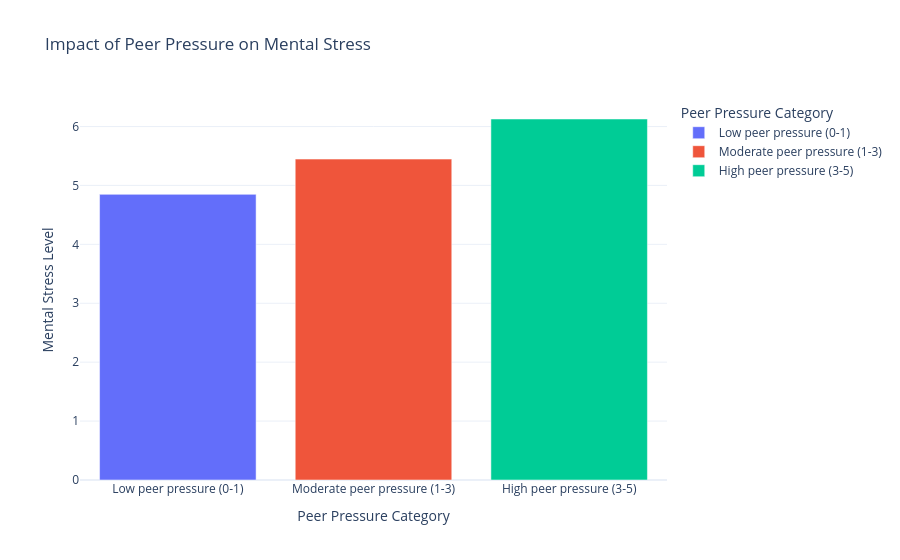

The cell this chart's notebook holds for it:
### Code cell
peer_pressure_mentalstress_level_fig=px.bar(peer_pressure_mentalstress_level.reset_index(), x='Peer Pressure Category', y='Mental Stress Level',color='Peer Pressure Category', title='Impact of Peer Pressure on Mental Stress', template='plotly_white')
peer_pressure_mentalstress_level_fig.show()
#higher peer pressure increases mental stress

### Figure 1 — Plotly figure (JSON) as saved in the notebook; plotly's stock layout.template omitted (floating-point values rounded to 4 significant figures)
{"data": [{"alignmentgroup": "True", "hovertemplate": "Peer Pressure Category=%{x}<br>Mental Stress Level=%{y}<extra></extra>", "legendgroup": "Low peer pressure (0-1)", "marker": {"color": "#636efa", "pattern": {"shape": ""}}, "name": "Low peer pressure (0-1)", "offsetgroup": "Low peer pressure (0-1)", "orientation": "v", "showlegend": true, "textposition": "auto", "type": "bar", "x": ["Low peer pressure (0-1)"], "xaxis": "x", "y": [4.849], "yaxis": "y"}, {"alignmentgroup": "True", "hovertemplate": "Peer Pressure Category=%{x}<br>Mental Stress Level=%{y}<extra></extra>", "legendgroup": "Moderate peer pressure (1-3)", "marker": {"color": "#EF553B", "pattern": {"shape": ""}}, "name": "Moderate peer pressure (1-3)", "offsetgroup": "Moderate peer pressure (1-3)", "orientation": "v", "showlegend": true, "textposition": "auto", "type": "bar", "x": ["Moderate peer pressure (1-3)"], "xaxis": "x", "y": [5.447], "yaxis": "y"}, {"alignmentgroup": "True", "hovertemplate": "Peer Pressure Category=%{x}<br>Mental Stress Level=%{y}<extra></extra>", "legendgroup": "High peer pressure (3-5)", "marker": {"color": "#00cc96", "pattern": {"shape": ""}}, "name": "High peer pressure (3-5)", "offsetgroup": "High peer pressure (3-5)", "orientation": "v", "showlegend": true, "textposition": "auto", "type": "bar", "x": ["High peer pressure (3-5)"], "xaxis": "x", "y": [6.128], "yaxis": "y"}], "layout": {"barmode": "relative", "legend": {"title": {"text": "Peer Pressure Category"}, "tracegroupgap": 0}, "title": {"text": "Impact of Peer Pressure on Mental Stress"}, "xaxis": {"anchor": "y", "categoryarray": ["Low peer pressure (0-1)", "Moderate peer pressure (1-3)", "High peer pressure (3-5)"], "categoryorder": "array", "domain": [0, 1], "title": {"text": "Peer Pressure Category"}}, "yaxis": {"anchor": "x", "domain": [0, 1], "title": {"text": "Mental Stress Level"}}}}
